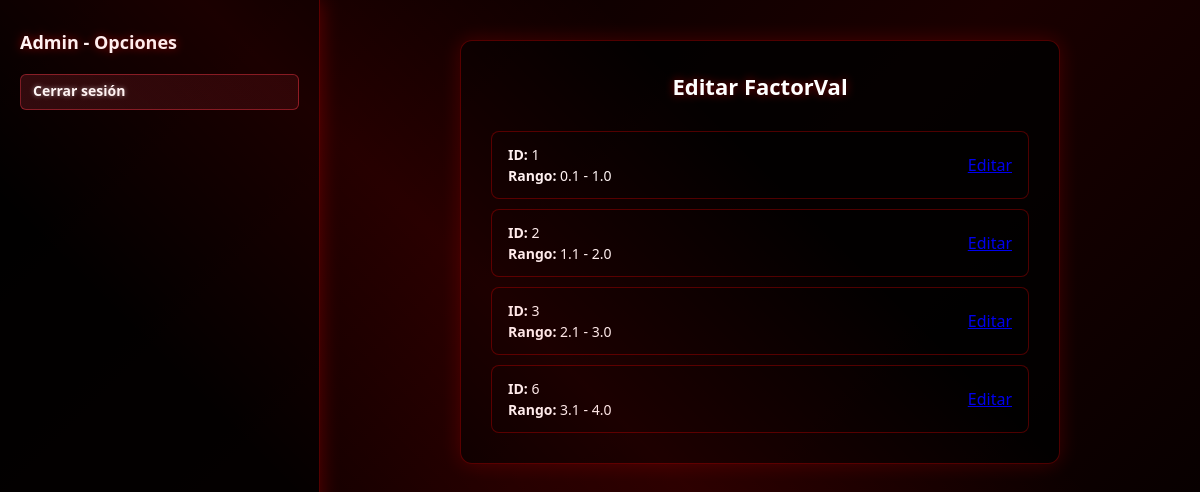
The app's page /editar-factorv/ (signed in) with its own data.
### Miapp/models.py (models this page shows, shortened)
class Factor_Val(models.Model):
    id_factor = models.AutoField(primary_key=True)
    rango_minimo = models.DecimalField(max_digits=12, decimal_places=1)
    rango_maximo = models.DecimalField(max_digits=12, decimal_places=1)
    descripcion = models.TextField(blank=True)

### MC/views.py (the view)
# urls.py: path('editar-factorv/', views.editar_factorv, name='editar_factorv'),
@login_required
def editar_factorv(request):
    factor_vals = Factor_Val.objects.all()
    obj = None
    obj_id = request.GET.get('obj_id')
    if obj_id:
        obj = get_object_or_404(Factor_Val, id_factor=obj_id)
    return render(request, 'inicioAdmin.html', {
        'seccion': 'factorval',
        'accion': 'editar',
        'factor_vals': factor_vals,
        'obj': obj,
        'obj_id': obj_id,
    })

### Miapp/back.py (called while the page is built)
    def get_user(self, user_id):
        try:
            return User.objects.get(pk=user_id)
        except User.DoesNotExist:
            return None

### MC/templates/inicioAdmin.html (shortened to what this page needs)
<!DOCTYPE html>
<html lang="es">
<head>
</head>
<body>
<div class="left-box">
  <h3>Admin - Opciones</h3>
  <div class="btn-group">
    <a href="{% url 'logout' %}" class="btn btn-danger">Cerrar sesión</a>
  </div>
</div>
<div class="right-box">
  {% if seccion == 'calificacion' and accion == 'crear' %}
    <div class="card">
      <h2>Crear Calificación</h2>
      <form method="post" action="{% url 'guardar_calificacion' %}">
        {% csrf_token %}
        <input type="hidden" name="usuario_id_usuario" value="{{ request.user.id }}">
        <label>Monto ($)</label><input type="text" name="monto" class="solo-float" required>
        <label>Factor (%)</label><input type="text" name="factor" class="solo-float" required>
        <label>Período</label><input type="month" name="periodo" max="{{hoy|date:'Y-m'}}" required>
        <label>Instrumento</label>
        <select name="instrumento" required>
          <option value="">-- Seleccione --</option>
          {% for i in instrumentos %}<option value="{{ i.id_instru }}">{{ i.nombre }}</option>{% endfor %}
        </select>
        <label>Estado</label>
        <select name="estado" required>
          <option value="ACTIVO">ACTIVO</option>
          <option value="INACTIVO">INACTIVO</option>
        </select>
        <label>Usuario</label>
        <select name="usuario_id_usuario" required>
          <option value="">-- Seleccione</option>
          {% for u in usuarios %}<option value="{{ u.id_usuario }}">{{ u.nombre }}</option>{% endfor %}
        </select>
        <label>Factor Val</label>
        <select name="factor_val_id_factor" required>
          <option value="">-- Seleccione</option>
          {% for fv in factor_vals %}<option value="{{ fv.id_factor }}">{{ fv.id_factor }}</option>{% endfor %}
        </select>
        <button type="submit" class="btn-success mt-3">Crear Calificación</button>
      </form>
    </div>
  {% elif seccion == 'factorval' and accion == 'editar' and not obj_id %}
    <div class="card">
      <h2>Editar FactorVal</h2>
      <div class="sql-table">
        {% for fv in factor_vals %}
          <div class="sql-row">
            <div class="sql-cell">
              <strong>ID:</strong> {{ fv.id_factor }}<br>
              <strong>Rango:</strong> {{ fv.rango_minimo }} - {{ fv.rango_maximo }}
            </div>
            <div class="sql-action">
              <a class="btn-edit" href="?seccion=factorval&accion=editar&obj_id={{ fv.id_factor }}">Editar</a>
            </div>
          </div>
        {% endfor %}
      </div>
    </div>
  {% endif %}
</div>
</body>
</html>

### MC/templates/inicioAdmin.html (style rules this page uses)
* { margin:0;padding:0;box-sizing:border-box; }
html,body { height:100%; }
body { display:flex; background:linear-gradient(135deg, #000000 0%, #1a0000 50%, #000000 100%); font-family:'Segoe UI',Tahoma,Geneva,Verdana,sans-serif; color:#ffffff; position:relative; overflow:hidden; }
body::before { content: ''; position: absolute; top: 0; left: 0; right: 0; bottom: 0; background: linear-gradient(45deg, transparent 30%, rgba(255,0,0,0.1) 50%, transparent 70%); animation: shine 3s infinite; pointer-events: none; }
.left-box { width:320px; height:100vh; background:rgba(0,0,0,0.8); padding:30px 20px; display:flex; flex-direction:column; gap:10px; border-right:1px solid rgba(255,0,0,0.3); box-shadow: 0 0 20px rgba(255,0,0,0.3); }
.left-box h3 { font-size:18px; margin-bottom:10px; text-shadow: 0 0 10px rgba(255,0,0,0.5); }
.btn-group { display:flex;gap:6px; }
.btn { flex:1; height:36px; border:1px solid rgba(255,0,0,0.5); border-radius:6px; font-size:14px; font-weight:bold; cursor:pointer; background:linear-gradient(45deg, rgba(255,0,0,0.2), rgba(255,0,0,0.1)); color:#ffffff; transition:all 0.3s ease; text-shadow: 0 0 5px rgba(255,255,255,0.5); }
.btn-danger { background:linear-gradient(45deg, rgba(220,53,69,0.2), rgba(220,53,69,0.1)); color:#ffffff; padding:6px 12px; border:1px solid rgba(220,53,69,0.5); border-radius:6px; text-decoration:none; font-weight:bold; font-size:14px; transition:all 0.3s ease; text-shadow: 0 0 5px rgba(255,255,255,0.5); }
.right-box { flex:1; display:flex; align-items:flex-start; justify-content:center; padding:40px 20px; overflow-y:auto; }
.card { width:90%; max-width:600px; background:rgba(0,0,0,0.8); border:1px solid rgba(255,0,0,0.3); border-radius:12px; padding:30px; display:flex; flex-direction:column; gap:20px; box-shadow: 0 0 20px rgba(255,0,0,0.2); }
.card h2 { font-size:22px; text-align:center; margin-bottom:10px; text-shadow: 0 0 10px rgba(255,0,0,0.5); }
.sql-table { display:flex;flex-direction:column;gap:10px; }
.sql-row { display:flex; justify-content:space-between; align-items:center; background:rgba(0,0,0,0.5); border:1px solid rgba(255,0,0,0.3); border-radius:8px; padding:12px 16px; transition:all 0.3s ease; }
.sql-cell { flex:1;font-size:14px;line-height:1.5; }
.sql-action { display:flex;gap:10px; }

### records on screen
Factor_Val: id_factor "1", rango_minimo "0.1", rango_maximo "1.0"
Factor_Val: id_factor "2", rango_minimo "1.1", rango_maximo "2.0"
Factor_Val: id_factor "3", rango_minimo "2.1", rango_maximo "3.0"
Factor_Val: id_factor "6", rango_minimo "3.1", rango_maximo "4.0"
